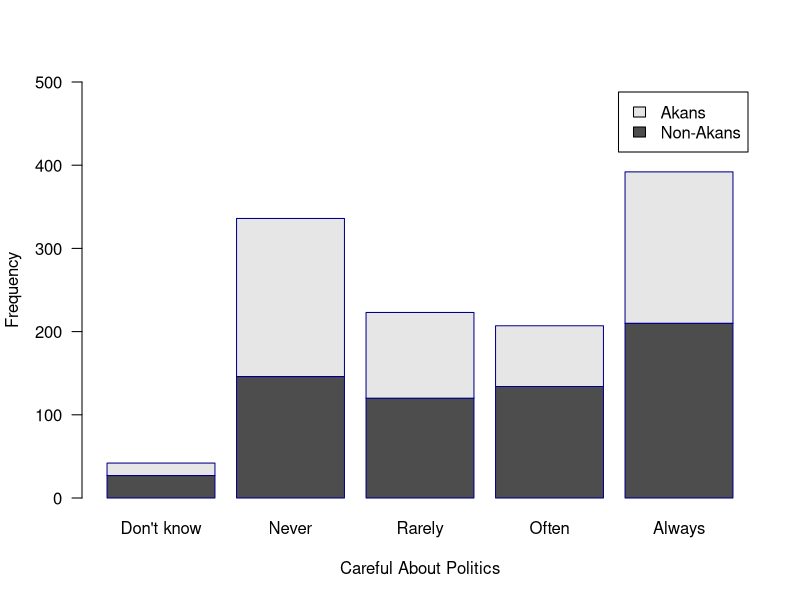

R code for this plot:
library(foreign)
dat2.dta <- read.dta("./Data/Afrobarometer_data_R4.dta")

pdf("Figure_A2.pdf")
dat2.dta$careful_o[dat2.dta$careful_o == 9] <- "Don't know"

dat2.dta$careful_mod[dat2.dta$careful_o == 0] <- "Never"
dat2.dta$careful_mod[dat2.dta$careful_o == 1] <- "Rarely"
dat2.dta$careful_mod[dat2.dta$careful_o == 2] <- "Often"
dat2.dta$careful_mod[dat2.dta$careful_o == 3] <- "Always"
dat2.dta$careful_mod[is.na(dat2.dta$careful_o)] <- "Don't know"
dat2.dta$careful_mod <- as.factor(dat2.dta$careful_mod)
dat2.dta$careful_mod <- ordered(dat2.dta$careful_mod, levels = c("Don't know", "Never", "Rarely", "Often", "Always"))

careplot <- table(dat2.dta$eth_akan, dat2.dta$careful_mod)
rownames(careplot) <- c("Non-Akans", "Akans")

barplot(careplot, border = "dark blue",
        legend = rownames(careplot), ylab="Frequency",
xlab = "Careful About Politics", ylim = c(0, 500), las = 1)
dev.off()





